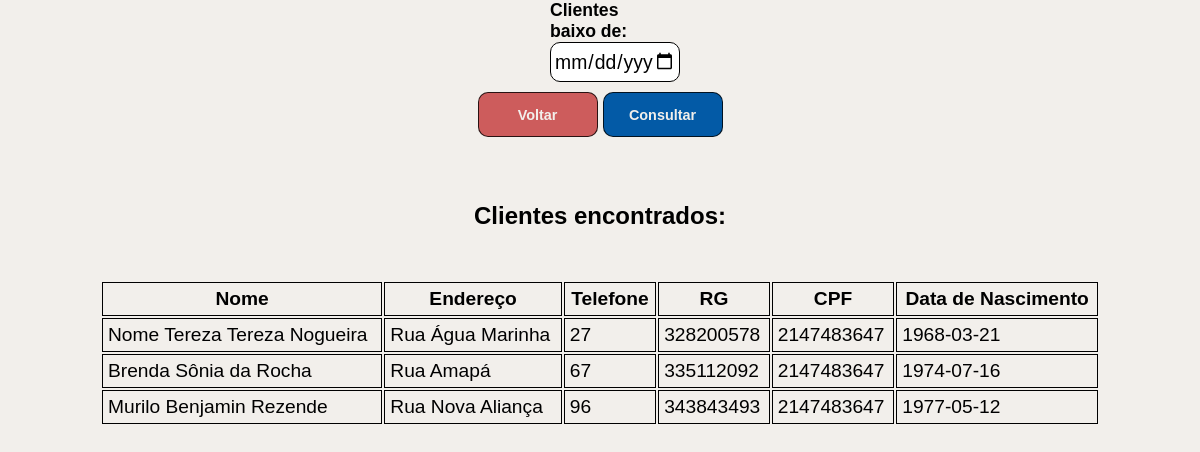
The page /php/busca-sem-filtro/consultas_clientes.php on the database its author committed.
### tables this page shows
CREATE TABLE `clientes` (
  `id_cliente` smallint(6) NOT NULL,
  `nome_cliente` varchar(30) NOT NULL,
  `endereco_cliente` varchar(80) NOT NULL,
  `telefone_cliente` int(11) NOT NULL,
  `rg_cliente` varchar(9) NOT NULL,
  `cpf_cliente` int(11) NOT NULL,
  `nasc_cliente` date DEFAULT NULL
);

### php/busca-sem-filtro/consultas_clientes.php (the view, shortened to what this page needs)
<?php
    require('../db/conexao.php');
    $query = "SELECT * FROM clientes";
    $result = mysqli_query($conex, $query);
?>
<!DOCTYPE html>
<html lang="pt-BR">
<head>
    <link rel="stylesheet" href="../../style/global_consulta.css">
</head>
<body>
    <form action="../busca-filtrada/busca_cliente.php" method="post">
        <label for="">Clientes baixo de:
        <input id="inputDate" type="date" name="ano">
        </label>
        <div class="btn">
            <a href="../../formularios/clientes.php">
                <button id="btnVoltar" type="button">Voltar</button>
            </a>
            <button id="btnConsultar" type="submit">Consultar</button>
        </div>
    </form>
    <table>
        <h2>Clientes encontrados:</h2>
        <thead>
            <tr>
                <th>Nome</th>
                <th>Endereço</th>
                <th>Telefone</th>
                <th>RG</th>
                <th>CPF</th>
                <th>Data de Nascimento</th>
            </tr>
        </thead>
        <?php while($dados = mysqli_fetch_array($result)): ?>
        <tr>
            <td><?=$dados['nome_cliente'];?></td>
            <td><?=$dados['endereco_cliente'];?></td>
            <td><?=$dados['telefone_cliente'];?></td>
            <td><?=$dados['rg_cliente'];?></td>
            <td><?=$dados['cpf_cliente'];?></td>
            <td><?=$dados['nasc_cliente'];?></td>
        </tr>
        <?php endwhile;?>
    </table>
</body>
</html>

### style/global_consulta.css (style rules this page uses)
* { padding: 0; margin: 0; box-sizing: border-box; font-family: 'Lucida Sans', 'Lucida Sans Regular', 'Lucida Grande', 'Lucida Sans Unicode', Geneva, Verdana, sans-serif; }
body { background-color: #F2EFEB; }
form { display: flex; justify-content: center; }
div { display: flex; width: 100%; justify-content: end; }
caption, button { font-size: 2em; margin-bottom: 50px; }
table { margin: auto; font-size: 1.2em; width: 1000px; }
th, td { padding: 5px; border: solid 1px black; }
form { display:flex; justify-content:center; flex-direction: column; }
input { margin: auto; width: 100px; }
label { font-weight: 600; font-size: 1.1em; margin: auto; width: 100px; }
#btnConsultar, #btnVoltar { width: 120px; min-height: 45px; margin-top: 10px; background-color: #035AA6; border: solid 1px #000c; color: #F2EFEB; border-radius: 10px; font-size: 0.9em; font-weight: 600; padding: 5px; transition: .5s; }
#btnVoltar { margin-right: 5px; background-color: #CD5C5C; }
#inputDate, .inputs { height: 40px; border-radius: 10px; font-size: 1.1em; padding: 3px; border: solid 1px #000; width: 130px; }
.btn { display: flex; justify-content: center; height: 50px; margin-bottom: 20px; }
h2 { margin-top: 50px; text-align: center; margin-bottom: 50px; }

### rows shown on the page
clientes: nome_cliente "Nome Tereza Tereza Nogueira", endereco_cliente "Rua Água Marinha", telefone_cliente "27", rg_cliente "328200578", cpf_cliente "2147483647", nasc_cliente "1968-03-21"
clientes: nome_cliente "Brenda Sônia da Rocha", endereco_cliente "Rua Amapá", telefone_cliente "67", rg_cliente "335112092", cpf_cliente "2147483647", nasc_cliente "1974-07-16"
clientes: nome_cliente "Murilo Benjamin Rezende", endereco_cliente "Rua Nova Aliança", telefone_cliente "96", rg_cliente "343843493", cpf_cliente "2147483647", nasc_cliente "1977-05-12"
